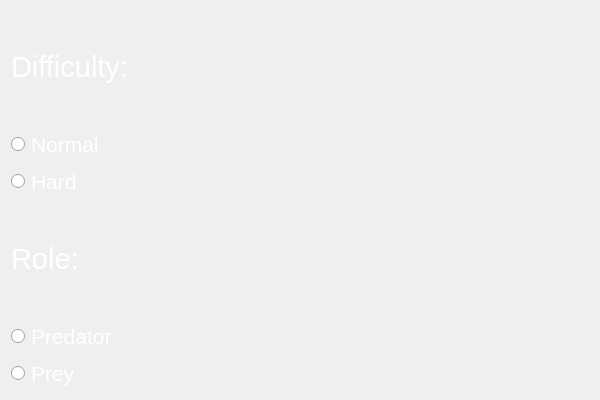
<?xml version="1.0" encoding="UTF-8"?>
<ui version="4.0">
 <class>SettingsWidget</class>
 <widget class="QWidget" name="SettingsWidget">
  <property name="geometry">
   <rect>
    <x>0</x>
    <y>0</y>
    <width>600</width>
    <height>400</height>
   </rect>
  </property>
  <property name="windowTitle">
   <string>SettingsWidget</string>
  </property>
  <layout class="QVBoxLayout" name="verticalLayout">
   <item>
    <layout class="QGridLayout" name="gridLayout">
     <item row="1" column="0">
      <widget class="QRadioButton" name="normalDifficultyRadioButton">
       <property name="palette">
        <palette>
         <active>
          <colorrole role="WindowText">
           <brush brushstyle="SolidPattern">
            <color alpha="255">
             <red>255</red>
             <green>255</green>
             <blue>255</blue>
            </color>
           </brush>
          </colorrole>
         </active>
         <inactive>
          <colorrole role="WindowText">
           <brush brushstyle="SolidPattern">
            <color alpha="255">
             <red>255</red>
             <green>255</green>
             <blue>255</blue>
            </color>
           </brush>
          </colorrole>
         </inactive>
         <disabled/>
        </palette>
       </property>
       <property name="font">
        <font>
         <pointsize>16</pointsize>
        </font>
       </property>
       <property name="text">
        <string>Normal</string>
       </property>
      </widget>
     </item>
     <item row="2" column="0">
      <widget class="QRadioButton" name="hardDifficultyRadioButton">
       <property name="palette">
        <palette>
         <active>
          <colorrole role="WindowText">
           <brush brushstyle="SolidPattern">
            <color alpha="255">
             <red>255</red>
             <green>255</green>
             <blue>255</blue>
            </color>
           </brush>
          </colorrole>
         </active>
         <inactive>
          <colorrole role="WindowText">
           <brush brushstyle="SolidPattern">
            <color alpha="255">
             <red>255</red>
             <green>255</green>
             <blue>255</blue>
            </color>
           </brush>
          </colorrole>
         </inactive>
         <disabled/>
        </palette>
       </property>
       <property name="font">
        <font>
         <pointsize>16</pointsize>
        </font>
       </property>
       <property name="text">
        <string>Hard</string>
       </property>
      </widget>
     </item>
     <item row="3" column="0">
      <widget class="QLabel" name="roleLabel">
       <property name="palette">
        <palette>
         <active>
          <colorrole role="WindowText">
           <brush brushstyle="SolidPattern">
            <color alpha="255">
             <red>255</red>
             <green>255</green>
             <blue>255</blue>
            </color>
           </brush>
          </colorrole>
         </active>
         <inactive>
          <colorrole role="WindowText">
           <brush brushstyle="SolidPattern">
            <color alpha="255">
             <red>255</red>
             <green>255</green>
             <blue>255</blue>
            </color>
           </brush>
          </colorrole>
         </inactive>
         <disabled/>
        </palette>
       </property>
       <property name="font">
        <font>
         <pointsize>22</pointsize>
        </font>
       </property>
       <property name="text">
        <string>Role:</string>
       </property>
      </widget>
     </item>
     <item row="0" column="0">
      <widget class="QLabel" name="difficultyLabel">
       <property name="palette">
        <palette>
         <active>
          <colorrole role="WindowText">
           <brush brushstyle="SolidPattern">
            <color alpha="255">
             <red>255</red>
             <green>255</green>
             <blue>255</blue>
            </color>
           </brush>
          </colorrole>
         </active>
         <inactive>
          <colorrole role="WindowText">
           <brush brushstyle="SolidPattern">
            <color alpha="255">
             <red>255</red>
             <green>255</green>
             <blue>255</blue>
            </color>
           </brush>
          </colorrole>
         </inactive>
         <disabled/>
        </palette>
       </property>
       <property name="font">
        <font>
         <pointsize>22</pointsize>
        </font>
       </property>
       <property name="text">
        <string>Difficulty:</string>
       </property>
      </widget>
     </item>
     <item row="5" column="0">
      <widget class="QRadioButton" name="predatorRoleRadioButton">
       <property name="palette">
        <palette>
         <active>
          <colorrole role="WindowText">
           <brush brushstyle="SolidPattern">
            <color alpha="255">
             <red>255</red>
             <green>255</green>
             <blue>255</blue>
            </color>
           </brush>
          </colorrole>
         </active>
         <inactive>
          <colorrole role="WindowText">
           <brush brushstyle="SolidPattern">
            <color alpha="255">
             <red>255</red>
             <green>255</green>
             <blue>255</blue>
            </color>
           </brush>
          </colorrole>
         </inactive>
         <disabled/>
        </palette>
       </property>
       <property name="font">
        <font>
         <pointsize>16</pointsize>
        </font>
       </property>
       <property name="text">
        <string>Predator</string>
       </property>
      </widget>
     </item>
     <item row="6" column="0">
      <widget class="QRadioButton" name="preyRoleRadioButton">
       <property name="palette">
        <palette>
         <active>
          <colorrole role="WindowText">
           <brush brushstyle="SolidPattern">
            <color alpha="255">
             <red>255</red>
             <green>255</green>
             <blue>255</blue>
            </color>
           </brush>
          </colorrole>
         </active>
         <inactive>
          <colorrole role="WindowText">
           <brush brushstyle="SolidPattern">
            <color alpha="255">
             <red>255</red>
             <green>255</green>
             <blue>255</blue>
            </color>
           </brush>
          </colorrole>
         </inactive>
         <disabled/>
        </palette>
       </property>
       <property name="font">
        <font>
         <pointsize>16</pointsize>
        </font>
       </property>
       <property name="text">
        <string>Prey</string>
       </property>
      </widget>
     </item>
    </layout>
   </item>
  </layout>
 </widget>
 <layoutdefault spacing="6" margin="11"/>
 <resources/>
 <connections/>
</ui>
